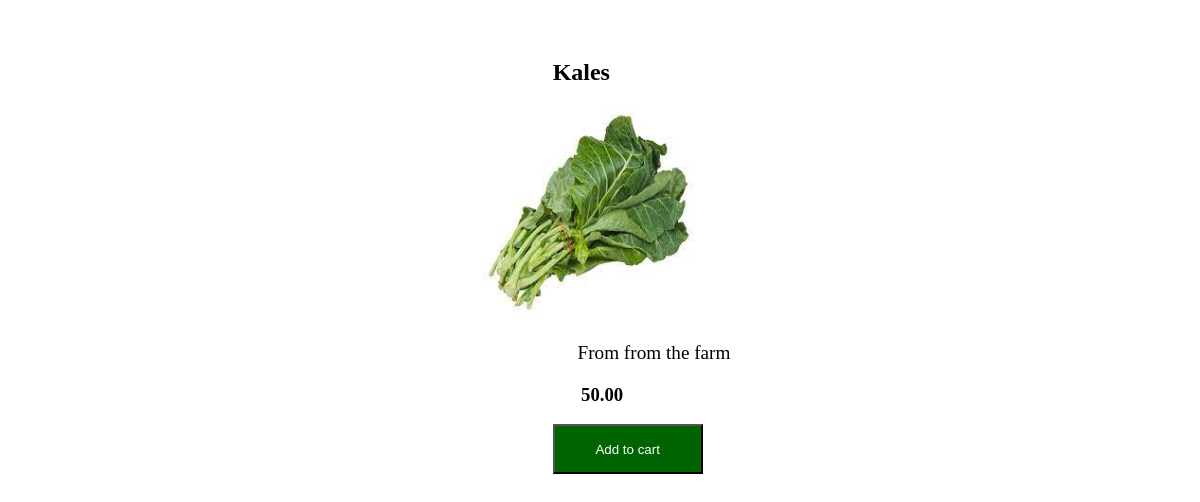
The app's page /inventory/products/10/ with its own data.
### inventory/models.py (models this page shows)
class Product(models.Model):
    vendor = models.ForeignKey(Vendor, null = True, on_delete = models.CASCADE)
    name = models.CharField(max_length=32)
    price = models.DecimalField(max_digits=8, decimal_places=2)
    description = models.TextField()
    image = models.ImageField(upload_to='images/')
    date_created = models.DateTimeField(auto_now_add=True)
    date_updated = models.DateTimeField(auto_now=True)
    stock = models.PositiveIntegerField()

### inventory/views.py (the view)
# urls.py: path("products/<int:id>/", product_detail, name="product_description_view"),
def product_detail(request,id):
    product = Product.objects.get(id=id)
    return render(request, "inventory/product_description.html", {"product":product})

### templates/inventory/product_description.html (shortened to what this page needs)
<!DOCTYPE html>
<html lang="en">
<head>
</head>
<body>
    <div class="product">
    <h2>{{product.name}}</h2>
    <img src="{{product.image.url}}">
    <p>{{product.description}}</p>
    <h3>{{product.price}}</h3>
    <button><a href="{% url 'cart_list' id = cart.id}">Add to cart</a></button>
    </div>
</body>
</html>

### templates/inventory/product_description.html (style rules this page uses)
.product { margin-left:40%; align-items: center; margin-top: 5%; }
p { margin-left: 13.5%; font-size: larger; }
h3 { margin-left: 14%; }
button { margin-left: 10%; width: 150px; height: 50px; background-color: darkgreen; color: #fff; }
button a { text-decoration: none; color: #fff; }
h2 { margin-left: 10%; }
img { width: 30%; height: 30%; }

### records on screen
Product: name "Kales", image (picture), description "From from the farm", price "50.00"
